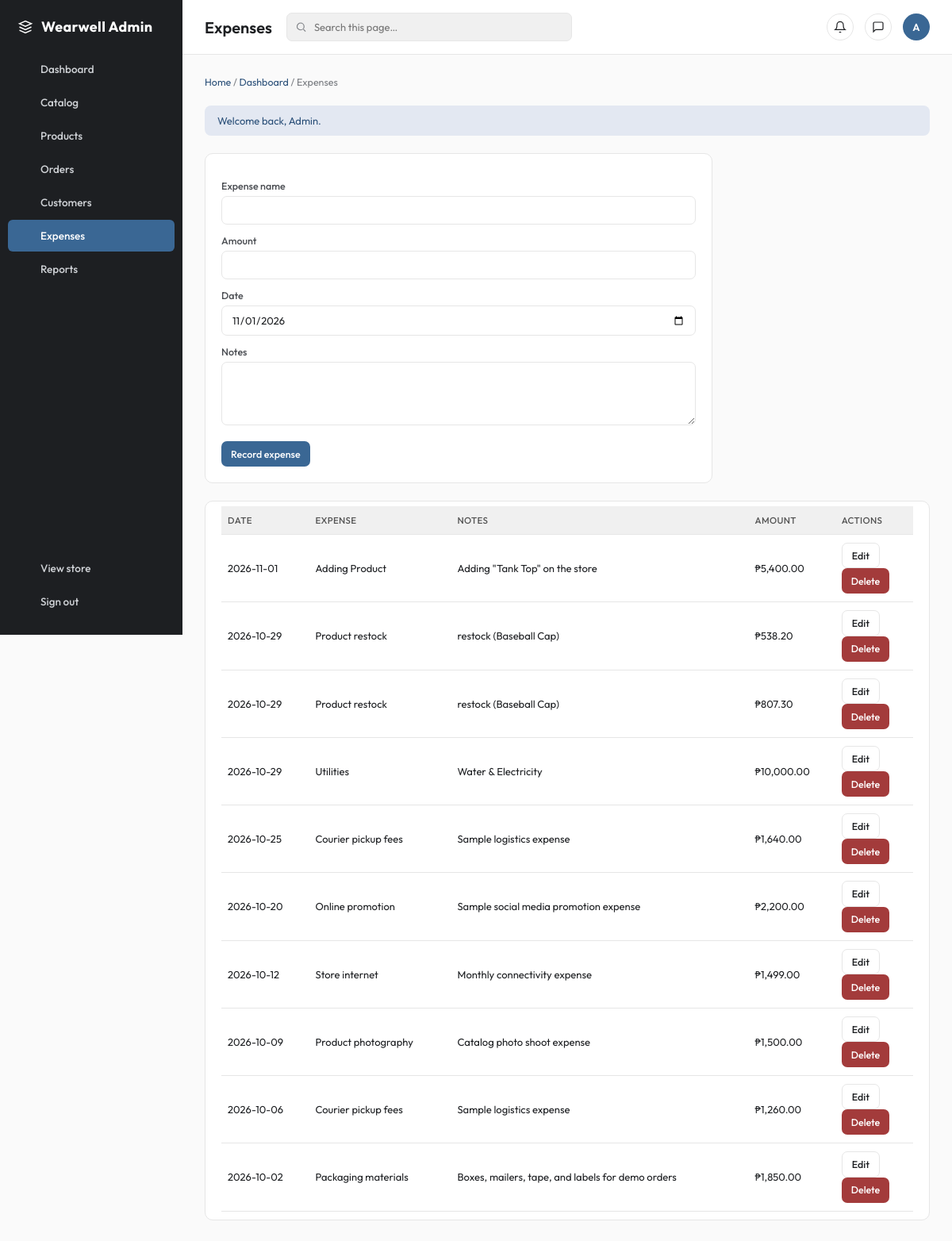
The page /admin/expenses.php (signed in) on the database its author committed.
### tables this page shows
CREATE TABLE expenses (
    expense_id BIGINT UNSIGNED AUTO_INCREMENT PRIMARY KEY,
    recorded_by BIGINT UNSIGNED NULL,
    expense_name VARCHAR(180) NOT NULL,
    amount DECIMAL(10, 2) NOT NULL,
    expense_date DATE NOT NULL,
    notes VARCHAR(500) NULL,
    created_at TIMESTAMP NOT NULL DEFAULT CURRENT_TIMESTAMP,
    CHECK (amount >= 0),
    FOREIGN KEY (recorded_by) REFERENCES users (user_id) ON DELETE SET NULL,
    INDEX idx_expenses_date (expense_date)
);

### includes/functions.php (called while the page is built, shortened)
<?php
function e(mixed $value): string
{
    return htmlspecialchars((string) $value, ENT_QUOTES, "UTF-8");
}

### admin/expenses.php (the view, shortened to what this page needs)
<?php
require_once __DIR__ . "/../includes/functions.php";
$list = $pdo
    ->query(
        "SELECT expense_id,expense_name,amount,expense_date,notes FROM expenses ORDER BY expense_date DESC,expense_id DESC",
    )
    ->fetchAll();
require __DIR__ . "/../includes/admin_header.php";
?>
<form class="form-card" method="post">
  <input type="hidden" name="csrf" value="<?= e(
      csrf_token(),
  ) ?>" /><label>Expense name</label><input name="expense_name" /><label>Amount</label><input type="number" name="amount" min="0" step=".01" /><label
    >Date</label
  ><input type="date" name="expense_date" value="<?= date(
      "Y-m-d",
  ) ?>" /><label>Notes</label><textarea name="notes"></textarea><button>Record expense</button>
</form>
<div class="table-wrap">
  <table>
    <thead>
      <tr>
        <th>Date</th>
        <th>Expense</th>
        <th>Notes</th>
        <th>Amount</th>
        <th>Actions</th>
      </tr>
    </thead>
    <tbody>
      <?php foreach ($list as $x): ?>
      <tr>
        <td><?= e($x["expense_date"]) ?></td>
        <td><?= e($x["expense_name"]) ?></td>
        <td><?= e($x["notes"] ?? "") ?></td>
        <td>₱<?= number_format((float) $x["amount"], 2) ?></td>
        <td>
          <a class="button secondary" href="<?= e(
              APP_BASE . "/admin/expenses.php?edit=" . (int) $x["expense_id"],
          ) ?>">Edit</a>
          <form method="post" class="inline-form" onsubmit="return confirm('Delete this expense record? This action cannot be undone.');">
            <button type="submit" class="danger">Delete</button>
          </form>
        </td>
      </tr>
      <?php endforeach; ?>
    </tbody>
  </table>
</div>
<?php require __DIR__ . "/../includes/admin_footer.php"; ?>

### assets/css/admin.css (style rules this page uses)
* { box-sizing: border-box; }
body { margin: 0; font-family: "Outfit", system-ui, sans-serif; background: #fafafa; color: #1d1f22; }
a { color: #2b5079; text-decoration: none; }
table { width: 100%; border-collapse: collapse; font-size: 13px; }
th, td { text-align: left; padding: 10px 8px; border-bottom: 1px solid #e6e6e6; }
th { background: #f0f0f0; font-weight: 500; color: #555; font-size: 11.5px; text-transform: uppercase; letter-spacing: 0.03em; }
.table-wrap { background: #fff; border: 1px solid #e6e6e6; border-radius: 10px; padding: 6px 20px 10px; overflow: auto; }
.table-wrap table { margin: 0; }
.form-card { background: #fff; border: 1px solid #e6e6e6; border-radius: 10px; padding: 20px; max-width: 640px; margin: 0; }
label { display: block; font-size: 12.5px; font-weight: 500; margin: 12px 0 5px; color: #4a4d52; }
input, select, textarea { width: 100%; padding: 9px 12px; border: 1px solid #e6e6e6; border-radius: 7px; font: inherit; font-size: 13px; background: #fff; color: #1d1f22; }
textarea { min-height: 80px; }
button, .button { display: inline-block; background: #3a6794; border: 0; border-radius: 7px; color: #fff; min-height: 32px; padding: 7px 12px; font: 500 12.5px "Outfit", sans-serif; line-height: 1.3; cursor: pointer; text-decoration: none; white-space: nowrap; }
button.secondary, .button.secondary { background: #fff; color: #1d1f22; border: 1px solid #e6e6e6; }
button.danger { background: #a33b3b; }
.form-card button { margin-top: 16px; }

### rows shown on the page
expenses: expense_date "2026-11-01", expense_name "Adding Product", notes "Adding \"Tank Top\" on the store", amount "5,400.00"
expenses: expense_date "2026-10-29", expense_name "Product restock", notes "restock (Baseball Cap)", amount "538.20"
expenses: expense_date "2026-10-29", expense_name "Product restock", notes "restock (Baseball Cap)", amount "807.30"
expenses: expense_date "2026-10-29", expense_name "Utilities", notes "Water & Electricity", amount "10,000.00"
expenses: expense_date "2026-10-25", expense_name "Courier pickup fees", notes "Sample logistics expense", amount "1,640.00"
expenses: expense_date "2026-10-20", expense_name "Online promotion", notes "Sample social media promotion expense", amount "2,200.00"
expenses: expense_date "2026-10-12", expense_name "Store internet", notes "Monthly connectivity expense", amount "1,499.00"
expenses: expense_date "2026-10-09", expense_name "Product photography", notes "Catalog photo shoot expense", amount "1,500.00"
expenses: expense_date "2026-10-06", expense_name "Courier pickup fees", notes "Sample logistics expense", amount "1,260.00"
expenses: expense_date "2026-10-02", expense_name "Packaging materials", notes "Boxes, mailers, tape, and labels for demo orders", amount "1,850.00"

### other values the page prints
$label "Dashboard"
$label "Catalog"
$label "Products"
$label "Orders"
$label "Customers"
$label "Expenses"
$label "Reports"
$pageTitle "Expenses"
$initial "A"
$notice[0] "Welcome back, Admin."
